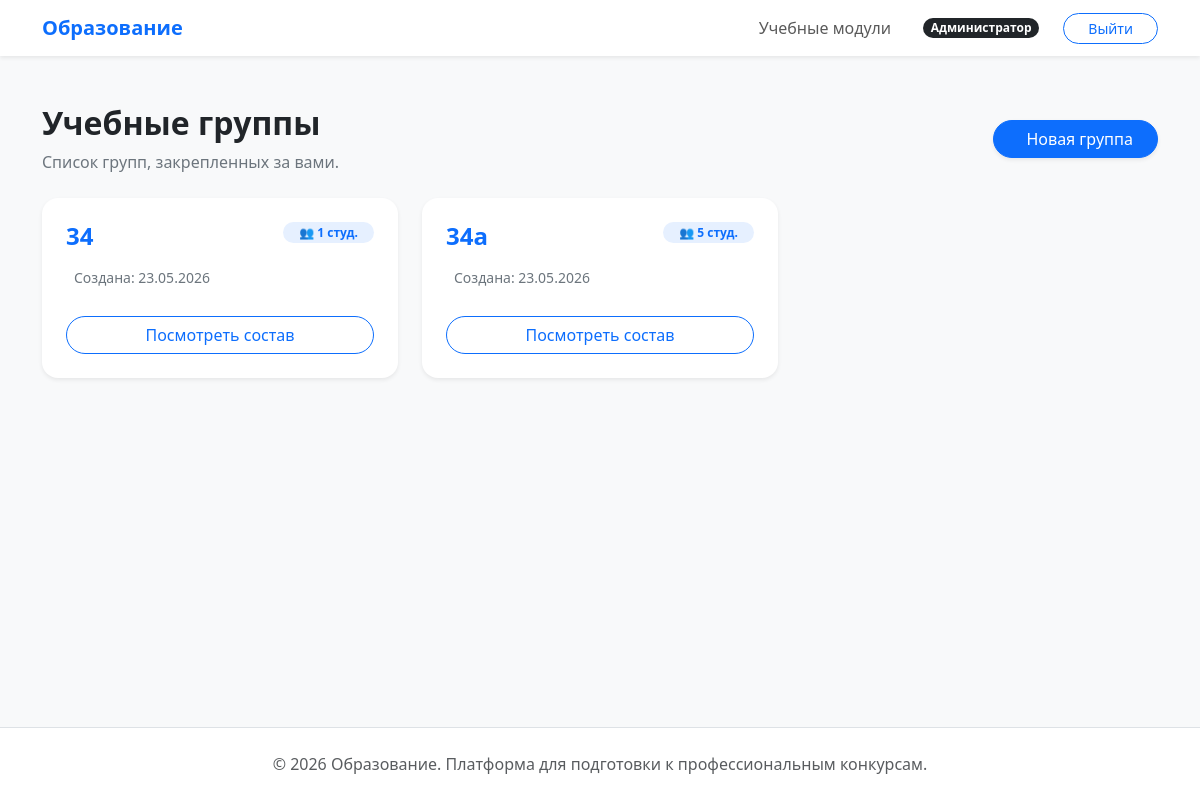
Before: /curriculum/teacher/groups/ (signed in) with the older database file.
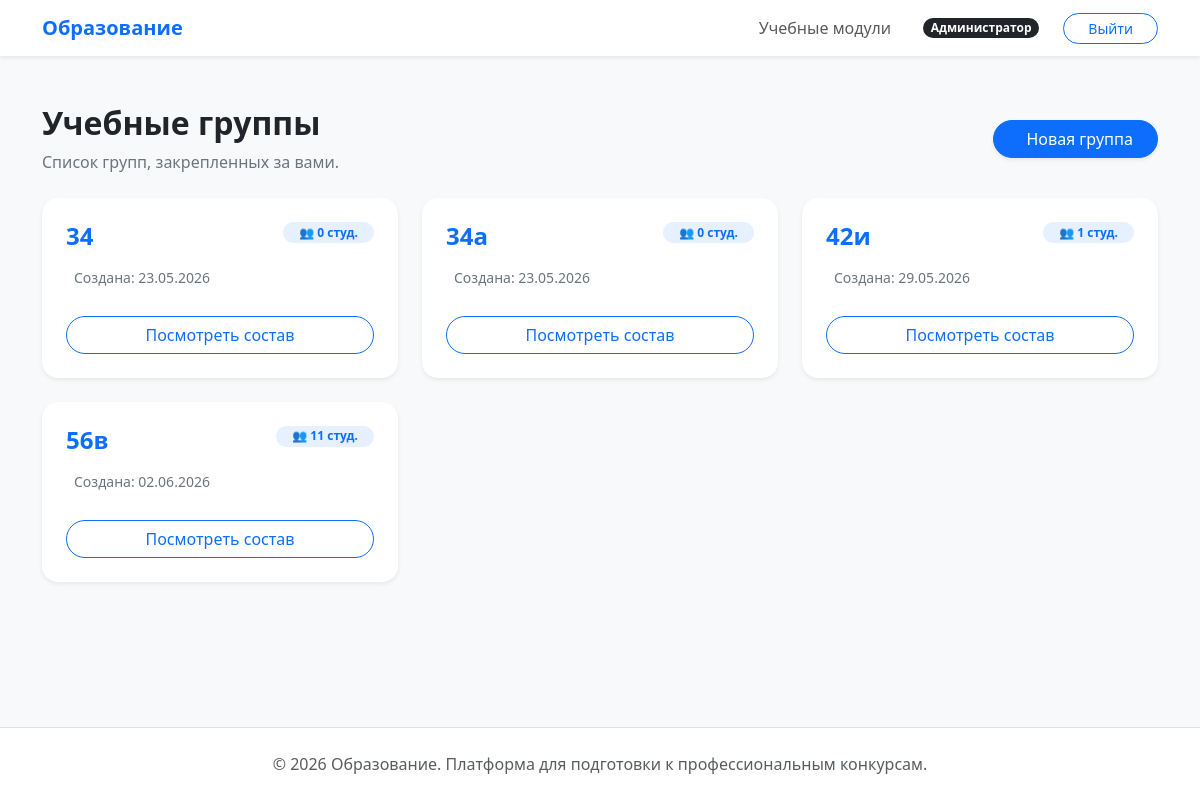
After: the same page with the newer database file.
### curriculum/models.py (models this page shows, shortened)
class StudentGroup(BaseModel):
    title = models.CharField(
        max_length=100, unique=True, verbose_name="Название группы"
    )
    teacher = models.ForeignKey(
        settings.AUTH_USER_MODEL,
        on_delete=models.SET_NULL,
        null=True,
        blank=True,
        limit_choices_to={"role": "teacher"},
        related_name="student_groups",
        verbose_name="Преподаватель/Куратор",
    )
    class Meta:
        verbose_name = "Учебная группа"
        verbose_name_plural = "Учебные группы"
        ordering = ["title"]

### curriculum/views.py (the view)
class TeacherGroupsListView(LoginRequiredMixin, ListView):
    model = StudentGroup
    template_name = "curriculum/teacher_groups.html"
    context_object_name = "groups"
    def get_queryset(self):
        user = self.request.user
        logger.info("--- Отладка списков групп ---")
        logger.info(
            f"Пользователь: {user.username}, ID: {user.id}, Роль: {user.role}, Админ: {user.is_superuser}"
        )
        total_in_db = StudentGroup.objects.count()
        logger.info(f"Всего групп в базе данных (без фильтров): {total_in_db}")
        if user.is_superuser:
            queryset = StudentGroup.objects.all()
            logger.info(
                f"Запрос от администратора. Возвращаем все группы. Найдено: {queryset.count()}"
            )
        else:
            queryset = StudentGroup.objects.filter(teacher=user)
            logger.info(
                f"Запрос от преподавателя. Фильтр по teacher_id={user.id}. Найдено: {queryset.count()}"
            )
        return queryset

### templates/curriculum/teacher_groups.html (shortened to what this page needs)
{% extends 'base.html' %}
{% block content %}
<div class="row mb-4 align-items-center">
    <div class="col-md-8">
        <h2 class="fw-bold">Учебные группы</h2>
        <p class="text-secondary mb-0">Список групп, закрепленных за вами.</p>
    </div>
    <div class="col-md-4 text-md-end mt-3 mt-md-0">
        <button class="btn btn-primary btn-rounded px-4 shadow-sm" data-bs-toggle="modal" data-bs-target="#createGroupModal">
            Новая группа
        </button>
    </div>
</div>
<div class="row g-4">
    {% for group in groups %}
    <div class="col-md-4">
        <div class="card border-0 shadow-sm rounded-4 p-4 h-100">
            <div class="d-flex justify-content-between align-items-start mb-3">
                <h4 class="fw-bold text-accent mb-0">{{ group.title }}</h4>
                <span class="badge bg-primary bg-opacity-10 text-accent rounded-pill px-3">
                    👥 {{ group.students.count }} студ.
                </span>
            </div>
            <div class="text-secondary small mb-4">
                <div class="mb-1">Создана: {{ group.created_at|date:"d.m.Y" }}</div>
            </div>
            <a href="{% url 'curriculum:group_detail' group.id %}" class="btn btn-outline-primary btn-rounded w-100 mt-auto">
                Посмотреть состав
            </a>
        </div>
    </div>
    {% empty %}
    <div class="col-12 text-center py-5">
        <p class="text-secondary">У вас пока нет созданных групп.</p>
    </div>
    {% endfor %}
</div>
{% endblock %}

### templates/base.html (shortened to what this page needs)
<!DOCTYPE html>
<html lang="ru">
<head>
    <link href="https://cdn.jsdelivr.net/npm/bootstrap@5.3.2/dist/css/bootstrap.min.css" rel="stylesheet">
</head>
<body>
{% include 'includes/header.html' %}
<main class="container py-5">
    {% block content %}{% endblock %}
</main>
{% include 'includes/footer.html' %}
</body>
</html>

### templates/includes/header.html (shortened to what this page needs)
<nav class="navbar navbar-expand-lg navbar-light bg-white shadow-sm">
    <div class="container">
        <a class="navbar-brand fw-bold text-accent" href="{% url 'core:index' %}">Образование</a>
        <div class="collapse navbar-collapse" id="navbarNav">
            <ul class="navbar-nav ms-auto align-items-center">
                {% if user.is_authenticated %}
                    <li class="nav-item">
                        <a class="nav-link" href="{% url 'curriculum:module_list' %}">Учебные модули</a>
                    </li>
                    <li class="nav-item ms-lg-4 me-lg-2">
                        <span class="navbar-text d-flex flex-column align-items-lg-end line-height-sm">
                            {% if user.is_superuser %}
                                <span class="badge bg-dark rounded-pill fw-bold">Администратор</span>
                            {% endif %}
                        </span>
                    </li>
                    <li class="nav-item ms-3">
                        <form action="{% url 'users:logout' %}" method="post">
                            <button type="submit" class="btn btn-outline-primary btn-rounded btn-sm px-4">Выйти</button>
                        </form>
                    </li>
                {% else %}
                    <li class="nav-item">
                        <a class="btn btn-primary btn-rounded px-4" href="{% url 'users:login' %}">Войти</a>
                    </li>
                {% endif %}
            </ul>
        </div>
    </div>
</nav>

### templates/includes/footer.html
<footer class="bg-white border-top py-4 mt-auto">
    <div class="container text-center text-muted">
        <p class="mb-0">&copy; 2026 Образование. Платформа для подготовки к профессиональным конкурсам.</p>
    </div>
</footer>

### templates/base.html (style rules this page uses)
body { background-color: #f8f9fa; font-family: 'Segoe UI', Tahoma, Geneva, Verdana, sans-serif; display: flex; flex-direction: column; min-height: 100vh; }
.btn-rounded { border-radius: 50rem; }
.text-accent { color: #0d6efd; }
main { flex: 1; }
.rounded-4 { border-radius: 1rem !important; }

Changed rows visible on the page:
computed for StudentGroup (number 1 of 4 on the later page): students.count "1" → "0"
computed for StudentGroup (number 2 of 4 on the later page): students.count "5" → "0"
added StudentGroup: title "42и", students.count "1", created_at "29.05.2026"
added StudentGroup: title "56в", students.count "11", created_at "02.06.2026"
